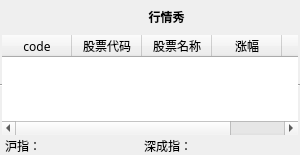
<?xml version="1.0" encoding="UTF-8"?>
<ui version="4.0">
 <class>DlgMain</class>
 <widget class="QDialog" name="DlgMain">
  <property name="geometry">
   <rect>
    <x>0</x>
    <y>0</y>
    <width>300</width>
    <height>155</height>
   </rect>
  </property>
  <property name="font">
   <font>
    <family>Microsoft YaHei</family>
   </font>
  </property>
  <property name="windowTitle">
   <string>行情秀</string>
  </property>
  <layout class="QGridLayout" name="gridLayout">
   <property name="leftMargin">
    <number>0</number>
   </property>
   <property name="topMargin">
    <number>0</number>
   </property>
   <property name="rightMargin">
    <number>0</number>
   </property>
   <property name="bottomMargin">
    <number>0</number>
   </property>
   <property name="spacing">
    <number>0</number>
   </property>
   <item row="0" column="0">
    <layout class="QVBoxLayout" name="verticalLayout">
     <property name="spacing">
      <number>0</number>
     </property>
     <item>
      <widget class="QWidget" name="wTitleBar" native="true">
       <layout class="QHBoxLayout" name="horizontalLayout">
        <property name="spacing">
         <number>2</number>
        </property>
        <property name="leftMargin">
         <number>5</number>
        </property>
        <property name="topMargin">
         <number>5</number>
        </property>
        <property name="rightMargin">
         <number>5</number>
        </property>
        <property name="bottomMargin">
         <number>5</number>
        </property>
        <item>
         <widget class="QToolButton" name="tbOption">
          <property name="maximumSize">
           <size>
            <width>24</width>
            <height>16777215</height>
           </size>
          </property>
          <property name="toolTip">
           <string>设置</string>
          </property>
          <property name="toolTipDuration">
           <number>0</number>
          </property>
          <property name="statusTip">
           <string/>
          </property>
          <property name="text">
           <string/>
          </property>
          <property name="icon">
           <iconset resource="stockshow.qrc">
            <normaloff>:/image/setting.png</normaloff>:/image/setting.png</iconset>
          </property>
          <property name="iconSize">
           <size>
            <width>24</width>
            <height>16</height>
           </size>
          </property>
          <property name="autoRaise">
           <bool>true</bool>
          </property>
         </widget>
        </item>
        <item>
         <widget class="QToolButton" name="tbAdd">
          <property name="toolTip">
           <string>添加股票</string>
          </property>
          <property name="toolTipDuration">
           <number>0</number>
          </property>
          <property name="statusTip">
           <string/>
          </property>
          <property name="text">
           <string/>
          </property>
          <property name="icon">
           <iconset resource="stockshow.qrc">
            <normaloff>:/image/add_list.png</normaloff>:/image/add_list.png</iconset>
          </property>
          <property name="autoRaise">
           <bool>true</bool>
          </property>
         </widget>
        </item>
        <item>
         <widget class="QToolButton" name="tbDelete">
          <property name="toolTip">
           <string>删除股票</string>
          </property>
          <property name="toolTipDuration">
           <number>0</number>
          </property>
          <property name="statusTip">
           <string>Close</string>
          </property>
          <property name="text">
           <string/>
          </property>
          <property name="icon">
           <iconset resource="stockshow.qrc">
            <normaloff>:/image/Delete.png</normaloff>:/image/Delete.png</iconset>
          </property>
          <property name="autoRaise">
           <bool>true</bool>
          </property>
         </widget>
        </item>
        <item>
         <widget class="QLabel" name="label">
          <property name="font">
           <font>
            <family>Microsoft YaHei</family>
            <weight>75</weight>
            <bold>true</bold>
           </font>
          </property>
          <property name="mouseTracking">
           <bool>false</bool>
          </property>
          <property name="frameShadow">
           <enum>QFrame::Sunken</enum>
          </property>
          <property name="text">
           <string>行情秀      </string>
          </property>
          <property name="alignment">
           <set>Qt::AlignCenter</set>
          </property>
         </widget>
        </item>
        <item>
         <widget class="QToolButton" name="tbClose">
          <property name="toolTip">
           <string>关闭</string>
          </property>
          <property name="text">
           <string/>
          </property>
          <property name="icon">
           <iconset resource="stockshow.qrc">
            <normaloff>:/image/close_32.png</normaloff>:/image/close_32.png</iconset>
          </property>
          <property name="autoRaise">
           <bool>true</bool>
          </property>
         </widget>
        </item>
       </layout>
      </widget>
     </item>
     <item>
      <widget class="QTableWidget" name="twStock">
       <property name="styleSheet">
        <string notr="true">selection-background-color: rgb(241, 241, 241);
selection-color: rgb(0, 0, 0);</string>
       </property>
       <property name="frameShape">
        <enum>QFrame::HLine</enum>
       </property>
       <property name="frameShadow">
        <enum>QFrame::Sunken</enum>
       </property>
       <property name="editTriggers">
        <set>QAbstractItemView::NoEditTriggers</set>
       </property>
       <property name="selectionMode">
        <enum>QAbstractItemView::SingleSelection</enum>
       </property>
       <property name="selectionBehavior">
        <enum>QAbstractItemView::SelectRows</enum>
       </property>
       <property name="showGrid">
        <bool>true</bool>
       </property>
       <property name="gridStyle">
        <enum>Qt::SolidLine</enum>
       </property>
       <property name="sortingEnabled">
        <bool>false</bool>
       </property>
       <attribute name="horizontalHeaderDefaultSectionSize">
        <number>70</number>
       </attribute>
       <attribute name="horizontalHeaderHighlightSections">
        <bool>false</bool>
       </attribute>
       <attribute name="horizontalHeaderStretchLastSection">
        <bool>true</bool>
       </attribute>
       <attribute name="verticalHeaderVisible">
        <bool>false</bool>
       </attribute>
       <attribute name="verticalHeaderDefaultSectionSize">
        <number>20</number>
       </attribute>
       <attribute name="verticalHeaderHighlightSections">
        <bool>false</bool>
       </attribute>
       <column>
        <property name="text">
         <string>code</string>
        </property>
       </column>
       <column>
        <property name="text">
         <string>股票代码</string>
        </property>
       </column>
       <column>
        <property name="text">
         <string>股票名称</string>
        </property>
       </column>
       <column>
        <property name="text">
         <string>涨幅</string>
        </property>
       </column>
       <column>
        <property name="text">
         <string>现价</string>
        </property>
       </column>
      </widget>
     </item>
     <item>
      <widget class="QWidget" name="wStatusbar" native="true">
       <layout class="QGridLayout" name="gridLayout_2" columnstretch="1,5,1,5">
        <property name="leftMargin">
         <number>5</number>
        </property>
        <property name="topMargin">
         <number>0</number>
        </property>
        <property name="rightMargin">
         <number>5</number>
        </property>
        <property name="bottomMargin">
         <number>0</number>
        </property>
        <property name="spacing">
         <number>0</number>
        </property>
        <item row="0" column="1">
         <widget class="QLabel" name="lbSHIndex">
          <property name="minimumSize">
           <size>
            <width>80</width>
            <height>0</height>
           </size>
          </property>
          <property name="font">
           <font>
            <pointsize>8</pointsize>
           </font>
          </property>
         </widget>
        </item>
        <item row="0" column="3">
         <widget class="QLabel" name="lbSZIndex">
          <property name="minimumSize">
           <size>
            <width>100</width>
            <height>0</height>
           </size>
          </property>
          <property name="font">
           <font>
            <pointsize>8</pointsize>
           </font>
          </property>
          <property name="text">
           <string/>
          </property>
         </widget>
        </item>
        <item row="0" column="0">
         <widget class="QLabel" name="label_2">
          <property name="font">
           <font>
            <pointsize>9</pointsize>
           </font>
          </property>
          <property name="text">
           <string>沪指：</string>
          </property>
         </widget>
        </item>
        <item row="0" column="2">
         <widget class="QLabel" name="label_3">
          <property name="font">
           <font>
            <pointsize>9</pointsize>
           </font>
          </property>
          <property name="text">
           <string>深成指：</string>
          </property>
         </widget>
        </item>
       </layout>
      </widget>
     </item>
    </layout>
   </item>
  </layout>
 </widget>
 <layoutdefault spacing="6" margin="11"/>
 <resources>
  <include location="stockshow.qrc"/>
 </resources>
 <connections>
  <connection>
   <sender>tbClose</sender>
   <signal>clicked()</signal>
   <receiver>DlgMain</receiver>
   <slot>close()</slot>
   <hints>
    <hint type="sourcelabel">
     <x>582</x>
     <y>17</y>
    </hint>
    <hint type="destinationlabel">
     <x>300</x>
     <y>156</y>
    </hint>
   </hints>
  </connection>
 </connections>
</ui>
